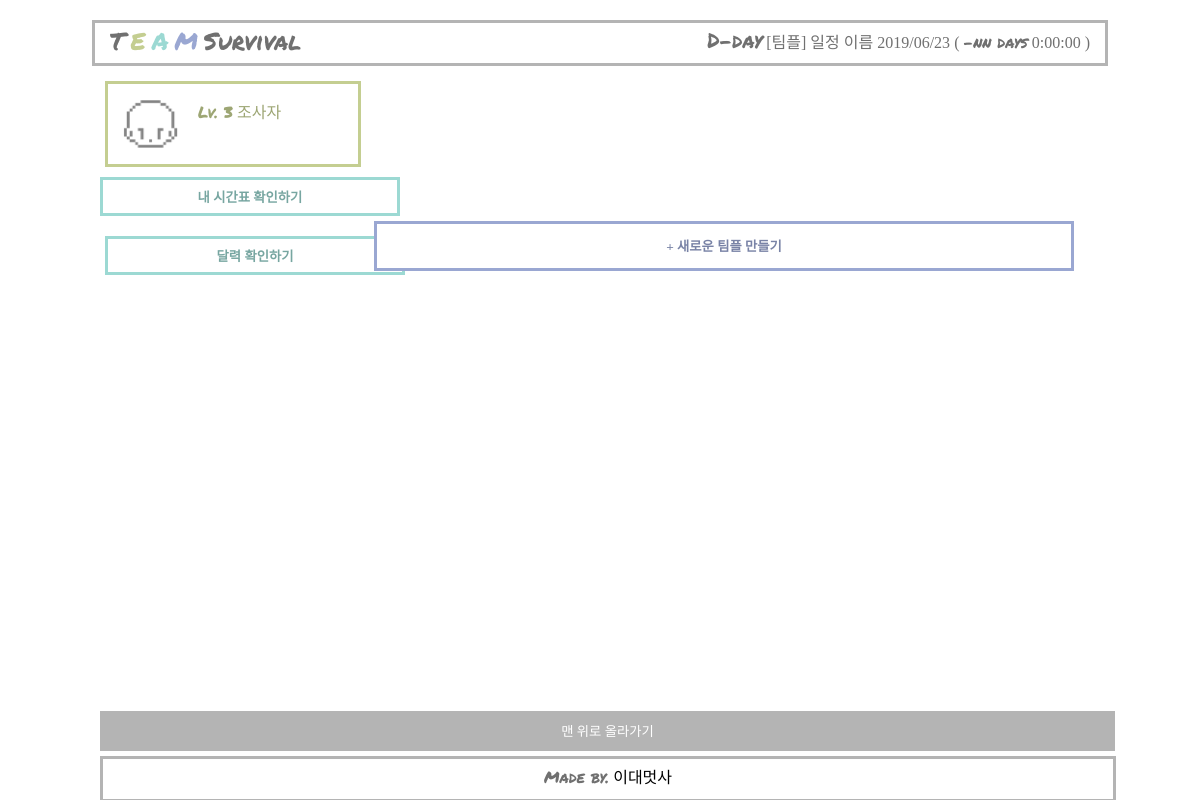
Page /home on the earlier database version.
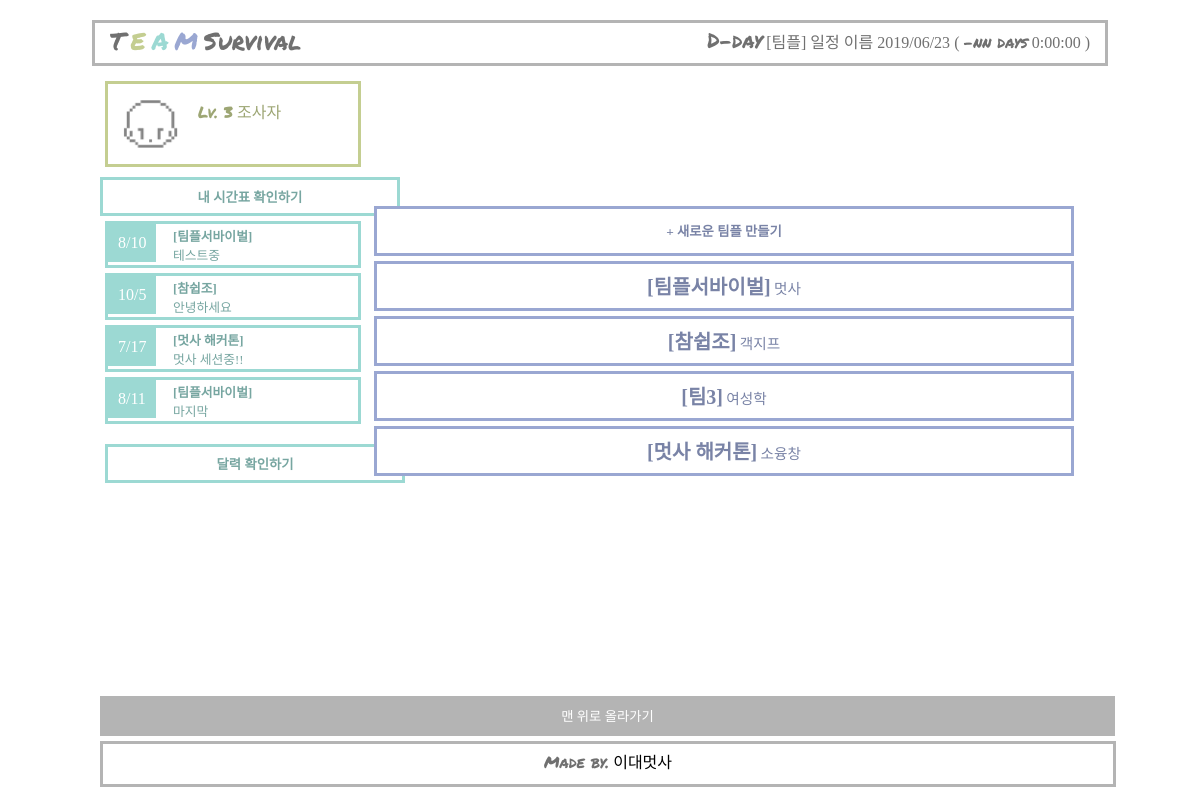
Same page on the later database version.
### blog/models.py (models this page shows, shortened)
class Dday(models.Model):
    team = models.ForeignKey(Team, related_name='my_team', on_delete=models.CASCADE)
    title = models.CharField(max_length=10)
    date = models.DateField()

class Team(models.Model):
    user = models.ForeignKey(Myuser, related_name='my_user', on_delete=models.CASCADE, default=1)
    t_name = models.CharField(max_length=100, default='')
    t_class = models.CharField(max_length=100)
    def __str__(self):
        return self.t_name

### blog/views.py (the view)
# urls.py: 2. Add a URL to urlpatterns:  path('', views.home, name='home')
def home(request):
    ddays=Dday.objects
    teams=Team.objects
    return render(request, 'home.html', {'teams':teams, 'ddays':ddays})

### blog/templates/home.html (shortened to what this page needs)
{% extends 'nav.html'%}
{% load staticfiles %}
{% block contents %}
<head>
</head>
<body>
 <div class="contents">
<div class="left">
    <div class="profile">
        <a href="{% url 'profile' %}" style="color:#9DA674;">
            <img src="{% static 'avatar_head.png' %}" class="head" alt="My Avatar">
            <div class="profile_ex">
                <p><span class="english">Lv. 3</span> 조사자</p>
            </div>
        </a>
    </div>
    <div class="">
        <a href="{%url 'table' %}" style="text-decoration: none;"><button type ="button" value="달력" class="calendar_link" ><b>내 시간표 확인하기</b></button></a>
    </div>
    <div class="calendar">
    {% for dday in ddays.all %}
        <div class="dues">
                    <a href="#" style="text-decoration: none;color:#77A6A1;">
                        <div class="due_date">{{dday.date.month}}/{{dday.date.day}}</div>
                            <div class="due_ex">
                                <p><b>[{{ dday.team }}]</b></p>
                                <p>{{ dday.title }}</p>
                            </div>
                    </a>
        </div>
    {% endfor %}
    <div class="calendar_final">
         <a href="{%url 'timetable' %}" style="text-decoration: none;"><button type ="button" value="달력" class="calendar_link" ><b>달력 확인하기</b></button></a>
    </div>
    </div>
</div>
<div class="right">
    <div class="team">
        <a href="{%url 'new' %}"><button type="button" value="팀플" class="team_new"><b>+ 새로운 팀플 만들기</b></button></a>
            {% for team in teams.all %}
            <a href="{% url 'team' team.pk %}" style="text-decoration:none;">
                <button type="button" value="팀플" class="team_list">
                    <span style="font-size:1.5em;"><b>[{{team.t_name}}]</b></span> <span style="font-size:1.1em;">{{team.t_class}}</span>
                </button>
            </a>
            {% endfor %}
        </div>
</div>
</div>
</body>
{% endblock %}

### teamproject/templates/nav.html (shortened to what this page needs)
<head>
</head>
<header id="top">
    <a href="{% url 'home' %}" class="nav_home">
        <span style="color:#707070;font-family:Permanent Marker;">T</span>
        <span style="color:#C4CE91;font-family:Permanent Marker;">E</span>
        <span style="color:#9CD9D3;font-family:Permanent Marker;">A</span>
        <span style="color:#9AA7D2;font-family:Permanent Marker;">M</span>
        <span style="color:#707070;font-family:Permanent Marker;">Survival</span></a>
    <a href="">
        <div class="nav_day" style="text-decoration:none; color:#707070;">
            <div class="day_name"><span style="color:#707070; font-size: 1.3em;" class="english">D-day</span>
            [팀플] 일정 이름 2019/06/23 </div>
            <div class="day_time">( <span class="english">-nn days</span> 0:00:00 )</div>
        </div></a>
</header>
{% block contents %}
{% endblock %}
<footer>
    <a href="#top"><button type="button" value="팀플" class="top_button">맨 위로 올라가기</button></a>
    <div class="made_by"><span style="color:#707070" class="english">Made by.</span> 이대멋사</div>
</footer>

### teamproject/templates/nav.html (style rules this page uses)
* { margin:0;padding:0; font-family:"Noto Sans KR"; }
.english { font-family:"Permanent Marker"; }
header { margin: 20px auto 10px auto; height: 30px; width: 1000px; border: #B4B4B4 solid 3px; padding:5px; }
.nav_home { position: relative; top:-5px; margin-left:10px; text-decoration: none; font-size:1.5em; }
.nav_day { position: relative; top:-3px; display: inline-block; float: right; margin-right: 10px; text-decoration: none; }
.day_name { display:inline-block; }
.day_time { display:inline-block; }
footer { margin: 10px auto; height: 70px; width: 1000px; }
.made_by { height: 30px; width: 1000px; border: #B4B4B4 solid 3px; text-align: center; padding:5px; margin-bottom:10px; }
.top_button { height:40px; width:1015px; border:#B4B4B4 solid 3px; color:white; background-color: #B4B4B4; text-decoration:none; margin-bottom:5px; }
.contents { margin:auto; width: 1000px; }
.left { display:inline-block; position: relative; width:270px; height:60%; }
.right { display: inline-block; position: relative; width: 700px; height:60%; }
.profile { border: #C4CE91 solid 3px; width: 250px; height: 80px; margin: 5px; color:#9DA674; }
.head { width:55px; margin: 15px; position:absolute; }
.profile_ex { position:absolute; margin: 15px 0px 0px 90px; }
.calendar { width: 250px; margin: 5px; color:#77A6A1; }
.dues { border: #9CD9D3 solid 3px; width: 250px; height: 41px; position:relative; margin-bottom:5px; }
.due_date { color:white; background-color:#9CD9D3; position:absolute; padding: 10px; margin:0px; font-size: 1em; }
.due_ex { positon: absolute; height: 50px; width: 100px; top:0; margin:2px 0px 0px 65px; font-size: 0.8em; padding: auto; }
.calendar_final { position:relative; top:10px; }
.calendar_link { border: #9CD9D3 solid 3px; color:#77A6A1; background-color: white; width: 300px; margin-top: 5px; padding: 7px 45px; }
.team { color:#7983A6; }
.team_new { color:#7983A6; border:#9AA7D2 solid 3px; background-color: white; width: 700px; height:50px; padding: 7px; margin-bottom:5px; }
.team_list { color:#7983A6; border:#9AA7D2 solid 3px; background-color: white; width: 700px; height:50px; padding: 7px; margin-bottom:5px; text-decoration:none; }

Differences in the rows shown:
added Dday: date.month "8", date.day "10", team "팀플서바이벌", title "테스트중"
added Dday: date.month "10", date.day "5", team "참쉽조", title "안녕하세요"
added Dday: date.month "7", date.day "17", team "멋사 해커톤", title "멋사 세션중!!"
added Dday: date.month "8", date.day "11", team "팀플서바이벌", title "마지막"
added Team: t_name "팀플서바이벌", t_class "멋사"
added Team: t_name "참쉽조", t_class "객지프"
added Team: t_name "팀3", t_class "여성학"
added Team: t_name "멋사 해커톤", t_class "소융창"
